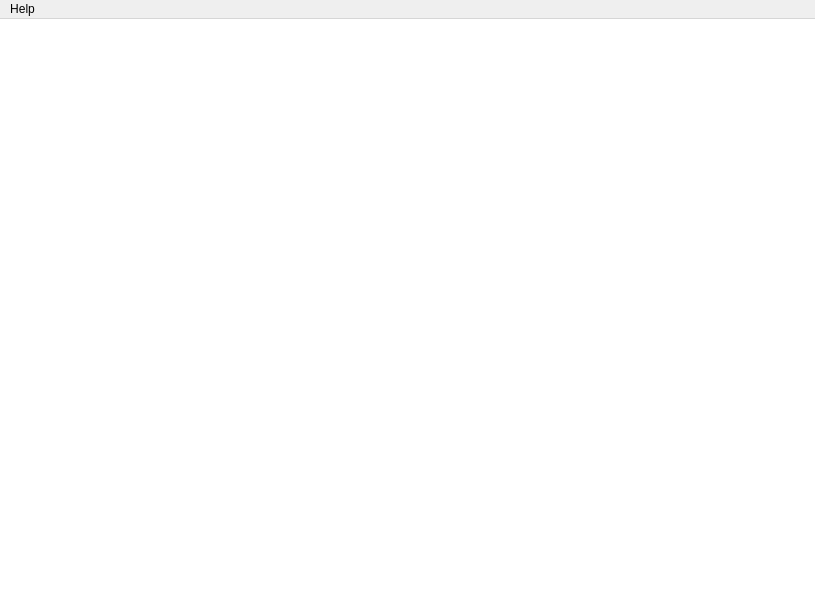
<?xml version="1.0" encoding="UTF-8"?>
<ui version="4.0">
 <class>MainWindow</class>
 <widget class="QMainWindow" name="MainWindow">
  <property name="geometry">
   <rect>
    <x>0</x>
    <y>0</y>
    <width>815</width>
    <height>596</height>
   </rect>
  </property>
  <property name="windowTitle">
   <string>MainWindow</string>
  </property>
  <widget class="QWidget" name="centralWidget">
   <layout class="QVBoxLayout" name="verticalLayout">
    <property name="spacing">
     <number>5</number>
    </property>
    <property name="leftMargin">
     <number>0</number>
    </property>
    <property name="topMargin">
     <number>0</number>
    </property>
    <property name="rightMargin">
     <number>0</number>
    </property>
    <property name="bottomMargin">
     <number>0</number>
    </property>
    <item>
     <widget class="VisuWidget" name="visuWidget" native="true">
      <property name="styleSheet">
       <string notr="true">background-color: white;</string>
      </property>
     </widget>
    </item>
   </layout>
  </widget>
  <widget class="QMenuBar" name="menuBar">
   <property name="geometry">
    <rect>
     <x>0</x>
     <y>0</y>
     <width>815</width>
     <height>29</height>
    </rect>
   </property>
   <widget class="QMenu" name="menuHelp">
    <property name="title">
     <string>Help</string>
    </property>
    <addaction name="actHelpAbout"/>
    <addaction name="actHelpHelp"/>
   </widget>
   <addaction name="menuHelp"/>
  </widget>
  <action name="actHelpAbout">
   <property name="text">
    <string>O aplikaci</string>
   </property>
  </action>
  <action name="actHelpHelp">
   <property name="text">
    <string>Help</string>
   </property>
  </action>
 </widget>
 <layoutdefault spacing="6" margin="11"/>
 <customwidgets>
  <customwidget>
   <class>VisuWidget</class>
   <extends>QWidget</extends>
   <header>src/visuwidget.h</header>
   <container>1</container>
  </customwidget>
 </customwidgets>
 <resources/>
 <connections/>
</ui>
